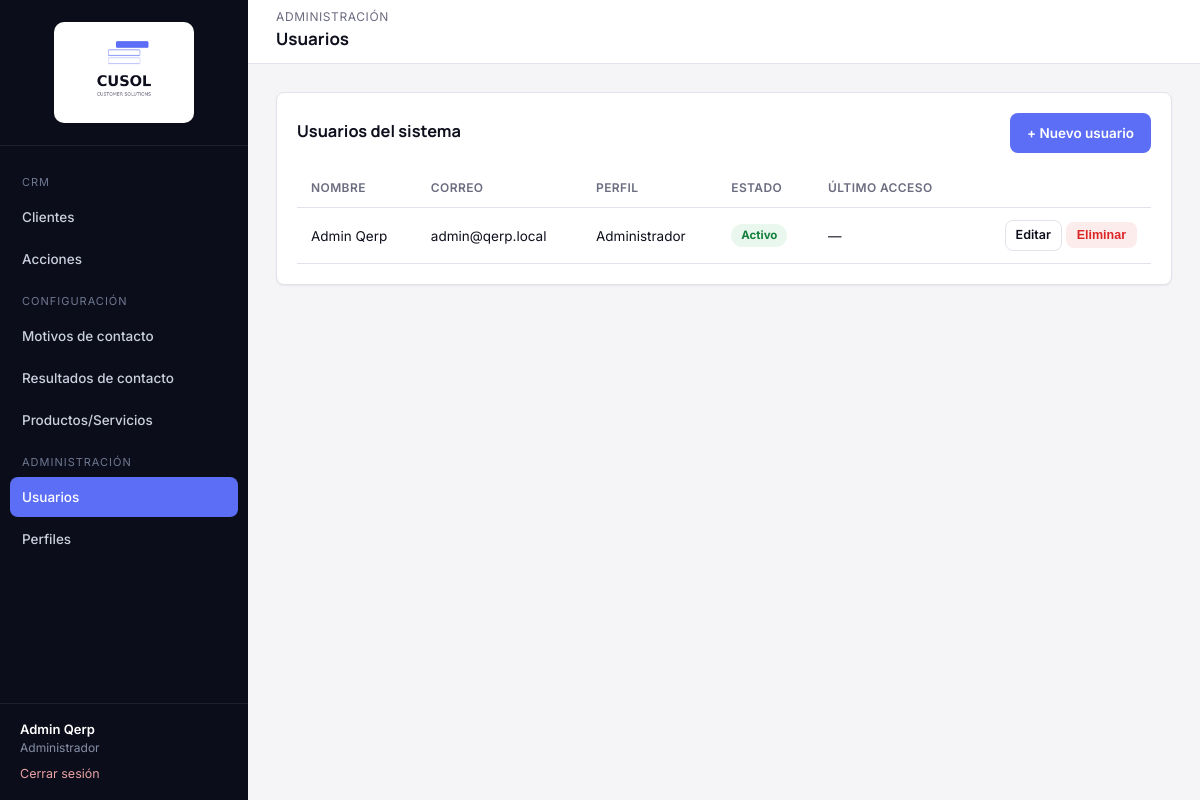
/modules/usuarios/index.php (signed in), run on the app's committed database.
### tables this page shows
CREATE TABLE qerp_secciones (
  id INT PRIMARY KEY AUTO_INCREMENT,
  nombre VARCHAR(100) NOT NULL,
  slug VARCHAR(100) NOT NULL UNIQUE,
  icono VARCHAR(50) DEFAULT NULL,
  grupo VARCHAR(50) NOT NULL DEFAULT 'General',
  orden INT DEFAULT 0
);

CREATE TABLE qerp_usuarios (
  id INT PRIMARY KEY AUTO_INCREMENT,
  nombre VARCHAR(100) NOT NULL,
  apellido VARCHAR(100) NOT NULL,
  mail VARCHAR(150) NOT NULL UNIQUE,
  password VARCHAR(255) NOT NULL,
  perfil_id INT DEFAULT NULL,
  activo TINYINT(1) NOT NULL DEFAULT 1,
  ultimo_acceso DATETIME DEFAULT NULL,
  creado_en DATETIME DEFAULT CURRENT_TIMESTAMP,
  FOREIGN KEY (perfil_id) REFERENCES qerp_perfiles(id) ON DELETE SET NULL
);

CREATE TABLE qerp_perfiles (
  id INT PRIMARY KEY AUTO_INCREMENT,
  nombre VARCHAR(50) NOT NULL,
  descripcion VARCHAR(255) DEFAULT NULL,
  activo TINYINT(1) NOT NULL DEFAULT 1,
  solo_ve_sus_clientes TINYINT(1) NOT NULL DEFAULT 0,
  creado_en DATETIME DEFAULT CURRENT_TIMESTAMP
);

### includes/funciones.php (called while the page is built, shortened)
<?php
function estaLogueado(): bool
{
    return isset($_SESSION['usuario_id']);
}
function usuarioActual(): ?array
{
    return [
        'id'         => $_SESSION['usuario_id'],
        'nombre'     => $_SESSION['usuario_nombre'],
        'apellido'   => $_SESSION['usuario_apellido'],
        'mail'       => $_SESSION['usuario_mail'],
        'perfil_id'  => $_SESSION['perfil_id'],
        'perfil'     => $_SESSION['perfil_nombre'],
    ];
}
function tienePermiso(PDO $pdo, string $slugSeccion, string $accion = 'ver'): bool
{
    $accionesValidas = ['ver', 'crear', 'editar', 'eliminar'];
    static $cache = [];
    $clave = $_SESSION['perfil_id'] . '-' . $slugSeccion;
    if (!isset($cache[$clave])) {
        $stmt = $pdo->prepare(
            "SELECT pp.ver, pp.crear, pp.editar, pp.eliminar
             FROM qerp_perfil_permisos pp
             INNER JOIN qerp_secciones s ON s.id = pp.seccion_id
             WHERE pp.perfil_id = :perfil_id AND s.slug = :slug
             LIMIT 1"
        );
        $stmt->execute([
            ':perfil_id' => $_SESSION['perfil_id'],
            ':slug'      => $slugSeccion,
        ]);
        $cache[$clave] = $stmt->fetch() ?: ['ver' => 0, 'crear' => 0, 'editar' => 0, 'eliminar' => 0];
    }
    return (bool) $cache[$clave][$accion];
}
function requerirPermiso(PDO $pdo, string $slugSeccion, string $accion = 'ver'): void
{
    if (!tienePermiso($pdo, $slugSeccion, $accion)) {
        http_response_code(403);
        include __DIR__ . '/../includes/403.php';
        exit;
    }
}
function e(?string $valor): string
{
    return htmlspecialchars($valor ?? '', ENT_QUOTES, 'UTF-8');
}
function obtenerSeccionesMenu(PDO $pdo): array
{
    $stmt = $pdo->query('SELECT * FROM qerp_secciones ORDER BY orden ASC');
    return $stmt->fetchAll();
}

### modules/usuarios/index.php (the view, shortened to what this page needs)
<?php
require_once __DIR__ . '/../../config/conexion.php';
require_once __DIR__ . '/../../includes/funciones.php';
requerirPermiso($pdo, 'usuarios', 'ver');
$slugSeccionActual = 'usuarios';
$puedeCrear   = tienePermiso($pdo, 'usuarios', 'crear');
$puedeEditar  = tienePermiso($pdo, 'usuarios', 'editar');
$puedeBorrar  = tienePermiso($pdo, 'usuarios', 'eliminar');
$usuarios = $pdo->query(
    "SELECT u.id, u.nombre, u.apellido, u.mail, u.activo, u.ultimo_acceso,
            p.nombre AS perfil_nombre
     FROM qerp_usuarios u
     LEFT JOIN qerp_perfiles p ON p.id = u.perfil_id
     ORDER BY u.apellido, u.nombre"
)->fetchAll();
include __DIR__ . '/../../includes/header.php';
?>
<div class="card">
    <div class="card-header">
        <h3>Usuarios del sistema</h3>
        <?php if ($puedeCrear): ?>
            <a href="nuevo.php" class="btn btn-primary">+ Nuevo usuario</a>
        <?php endif; ?>
    </div>
    <div class="tabla-responsive">
    <table class="tabla-qerp">
        <thead>
            <tr>
                <th>Nombre</th>
                <th>Correo</th>
                <th>Perfil</th>
                <th>Estado</th>
                <th>Último acceso</th>
                <th></th>
            </tr>
        </thead>
        <tbody>
            <?php foreach ($usuarios as $u): ?>
            <tr>
                <td><?= e($u['nombre'] . ' ' . $u['apellido']) ?></td>
                <td><?= e($u['mail']) ?></td>
                <td><?= e($u['perfil_nombre'] ?? '—') ?></td>
                <td>
                    <span class="badge <?= $u['activo'] ? 'badge-activo' : 'badge-inactivo' ?>">
                        <?= $u['activo'] ? 'Activo' : 'Inactivo' ?>
                    </span>
                </td>
                <td><?= $u['ultimo_acceso'] ? e(date('d/m/Y H:i', strtotime($u['ultimo_acceso']))) : '—' ?></td>
                <td style="text-align:right;white-space:nowrap;">
                    <?php if ($puedeEditar): ?>
                        <a href="editar.php?id=<?= (int) $u['id'] ?>" class="btn btn-outline btn-sm">Editar</a>
                    <?php endif; ?>
                    <?php if ($puedeBorrar): ?>
                        <form method="post" action="eliminar.php" style="display:inline;"
                              onsubmit="return confirm('¿Eliminar este usuario? Esta acción no se puede deshacer.');">
                            <button type="submit" class="btn btn-danger btn-sm">Eliminar</button>
                        </form>
                    <?php endif; ?>
                </td>
            </tr>
            <?php endforeach; ?>
        </tbody>
    </table>
    </div>
</div>
<?php include __DIR__ . '/../../includes/footer.php'; ?>

### includes/sidebar.php (shortened to what this page needs)
<?php
$usuario = usuarioActual();
$secciones = obtenerSeccionesMenu($pdo);
$slugActual = $slugSeccionActual ?? '';
$grupos = [];
foreach ($secciones as $s) {
    $grupos[$s['grupo'] ?? 'General'][] = $s;
}
$ordenGrupos = ['CRM', 'Configuración', 'Administración'];
?>
<aside class="qerp-sidebar" id="qerpSidebar">
    <div class="brand">
        <img src="<?= QERP_URL_BASE ?>/assets/img/logo-cusol.png" alt="CUSOL" class="logo-sidebar">
    </div>
    <nav class="qerp-nav">
        <?php foreach ($ordenGrupos as $grupo): ?>
            <?php
                $items = array_filter($grupos[$grupo] ?? [], fn($s) => tienePermiso($pdo, $s['slug'], 'ver'));
            ?>
            <div class="seccion-titulo"><?= e($grupo) ?></div>
            <?php foreach ($items as $s): ?>
                <a href="<?= QERP_URL_BASE ?>/modules/<?= e($s['slug']) ?>/index.php"
                   class="<?= $slugActual === $s['slug'] ? 'activo' : '' ?>">
                    <?= e($s['nombre']) ?>
                </a>
            <?php endforeach; ?>
        <?php endforeach; ?>
    </nav>
    <div class="usuario-box">
        <div class="nombre"><?= e($usuario['nombre'] . ' ' . $usuario['apellido']) ?></div>
        <div class="perfil"><?= e($usuario['perfil']) ?></div>
        <a class="salir" href="<?= QERP_URL_BASE ?>/login/logout.php">Cerrar sesión</a>
    </div>
</aside>

### assets/css/style.css (style rules this page uses)
:root { --bg: #F5F5F8; --surface: #FFFFFF; --ink: #0E0F1C; --muted: #6B6C80; --border: #E2E2EA; --navy: #0C0D1A; --navy-light: #1B1D2E; --navy-hover: #262940; --accent: #5B6EF5; --accent-light: #ECEEFE; --accent-hover: #3A4FD4; --danger: #DC2626; --danger-light: #FDECEC; --success: #15803D; --success-light: #E9F7EE; --warning: #B45309; --warning-light: #FEF3E2; --radius: 8px; --shadow-sm: 0 1px 2px rgba(16, 24, 38, 0.06); --shadow-md: 0 4px 16px rgba(16, 24, 38, 0.08); --sidebar-w: 248px; --header-h: 64px; }
* { box-sizing: border-box; }
html, body { margin: 0; padding: 0; background: var(--bg); color: var(--ink); font-family: 'Inter', -apple-system, BlinkMacSystemFont, 'Segoe UI', sans-serif; font-size: 14px; line-height: 1.5; }
h1, h2, h3, h4 { font-family: 'Manrope', 'Inter', sans-serif; font-weight: 700; color: var(--ink); margin: 0 0 4px 0; }
a { color: var(--accent); text-decoration: none; }
.qerp-sidebar { width: var(--sidebar-w); background: var(--navy); color: #C9D0DE; flex-shrink: 0; position: fixed; top: 0; left: 0; bottom: 0; display: flex; flex-direction: column; }
.qerp-sidebar .brand { display: flex; align-items: center; justify-content: center; padding: 22px 20px; border-bottom: 1px solid rgba(255,255,255,0.08); }
.logo-sidebar { width: 140px; height: auto; background: #fff; border-radius: 10px; padding: 10px 12px; }
.qerp-nav { padding: 16px 10px; flex: 1; overflow-y: auto; }
.qerp-nav .seccion-titulo { text-transform: uppercase; font-size: 11px; letter-spacing: 1px; color: #6E7890; padding: 12px 12px 6px; }
.qerp-nav a { display: flex; align-items: center; gap: 10px; padding: 10px 12px; border-radius: var(--radius); color: #C9D0DE; font-weight: 500; font-size: 13.5px; margin-bottom: 2px; }
.qerp-nav a.activo { background: var(--accent); color: #fff; }
.qerp-sidebar .usuario-box { padding: 16px 20px; border-top: 1px solid rgba(255,255,255,0.08); font-size: 13px; }
.qerp-sidebar .usuario-box .nombre { color: #fff; font-weight: 600; }
.qerp-sidebar .usuario-box .perfil { color: #8590A6; font-size: 12px; }
.qerp-sidebar .usuario-box a.salir { display: inline-block; margin-top: 8px; color: #E9A3A3; font-size: 12.5px; }
.card { position: relative; background: var(--surface); border: 1px solid var(--border); border-radius: var(--radius); box-shadow: var(--shadow-sm); padding: 20px; }
.card-header { display: flex; align-items: center; justify-content: space-between; margin-bottom: 16px; }
.btn { display: inline-flex; align-items: center; gap: 6px; padding: 9px 16px; border-radius: var(--radius); border: 1px solid transparent; font-size: 13.5px; font-weight: 600; cursor: pointer; text-decoration: none !important; }
.btn-primary { background: var(--accent); color: #fff; }
.btn-outline { background: transparent; border-color: var(--border); color: var(--ink); }
.btn-danger { background: var(--danger-light); color: var(--danger); }
.btn-sm { padding: 5px 10px; font-size: 12.5px; }
table.tabla-qerp { width: 100%; border-collapse: collapse; font-size: 13.5px; }
.tabla-qerp th { text-align: left; color: var(--muted); font-weight: 600; font-size: 12px; text-transform: uppercase; letter-spacing: 0.4px; padding: 10px 14px; border-bottom: 1px solid var(--border); }
.tabla-qerp td { padding: 12px 14px; border-bottom: 1px solid var(--border); color: var(--ink); }
.tabla-responsive { overflow-x: auto; }
.badge { display: inline-block; padding: 3px 10px; border-radius: 20px; font-size: 11.5px; font-weight: 700; }
.badge-activo, .badge-completado { background: var(--success-light); color: var(--success); }

### data on the page
qerp_secciones: nombre "Clientes"
qerp_secciones: nombre "Acciones"
qerp_secciones: nombre "Motivos de contacto"
qerp_secciones: nombre "Resultados de contacto"
qerp_secciones: nombre "Productos/Servicios"
qerp_secciones: nombre "Usuarios"
qerp_secciones: nombre "Perfiles"
qerp_usuarios: nombre+apellido "Admin Qerp", perfil.nombre "Administrador", mail "admin@qerp.local", activo "Activo"

### other printed values
$grupo "CRM"
$grupo "CONFIGURACIÓN"
$grupo "ADMINISTRACIÓN"
$eyebrowPagina "ADMINISTRACIÓN"
$tituloPagina "Usuarios"
